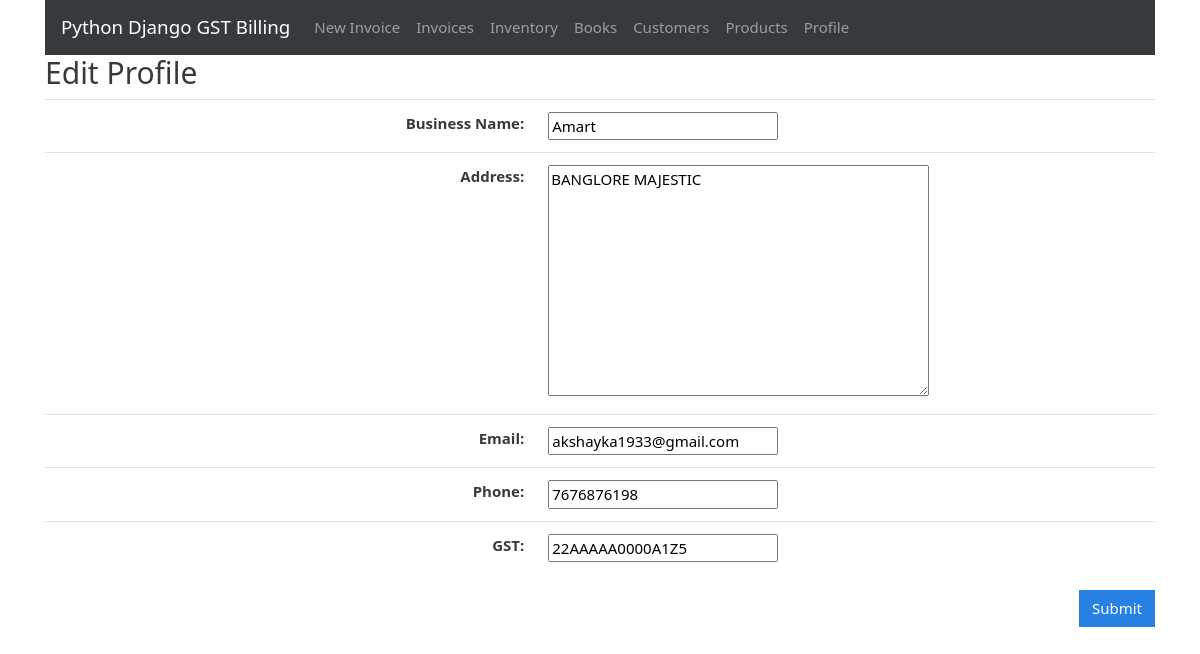
Screenshot of /profile/edit (signed in) with the database file from the repository.
### gstbillingapp/models.py (models this page shows, shortened)
class UserProfile(models.Model):
    user = models.OneToOneField(User, on_delete=models.CASCADE)
    business_title = models.CharField(max_length=100, blank=True, null=True)
    business_address = models.TextField(max_length=400, blank=True, null=True)
    business_email = models.EmailField(blank=True, null=True)
    business_phone = models.CharField(max_length=20, blank=True, null=True)
    business_gst = models.CharField(max_length=15, blank=True, null=True)

### gstbillingapp/views.py (the view)
# urls.py: path('profile/edit', views.user_profile_edit, name='user_profile_edit'),
@login_required
def user_profile_edit(request):
    context = {}
    user_profile = get_object_or_404(UserProfile, user=request.user)
    context['user_profile_form'] = UserProfileForm(instance=user_profile)
    if request.method == "POST":
        user_profile_form = UserProfileForm(request.POST, instance=user_profile)
        user_profile_form.save()
        return redirect('user_profile')
    return render(request, 'gstbillingapp/user_profile_edit.html', context)

### gstbillingapp/forms.py
class UserProfileForm(ModelForm):
    def __init__(self, *args, **kwargs):
        super(UserProfileForm, self).__init__(*args, **kwargs)
        self.fields['business_title'].required = True
    class Meta:
        model = UserProfile
        fields = ['business_title', 'business_address', 'business_email', 'business_phone', 'business_gst']

### gstbillingapp/templates/gstbillingapp/user_profile_edit.html (shortened to what this page needs)
{% extends "gstbillingapp/base.html" %}
{% load static %}
{% block content %}
<h2>Edit Profile</h2>
<form method="POST">
	<table class="table">
		<tbody class="two-col-form">
			<tr>
				<th scope="row" class="text-right">Business Name:</th>
				<td class="form-input-td customer_search_area">{{user_profile_form.business_title}}</td>
			</tr>
			<tr>
				<th scope="row" class="text-right">Address:</th>
				<td class="form-input-td">{{user_profile_form.business_address}}</td>
			</tr>
			<tr>
				<th scope="row" class="text-right">Email:</th>
				<td class="form-input-td">{{user_profile_form.business_email}}</td>
			</tr>
			<tr>
				<th scope="row" class="text-right">Phone:</th>
				<td class="form-input-td">{{user_profile_form.business_phone}}</td>
			</tr>
			<tr>
				<th scope="row" class="text-right">GST:</th>
				<td class="form-input-td" pattern="([A-Za-z0-9]{15})|(^$)">{{user_profile_form.business_gst}}</td>
			</tr>
		</tbody>
	</table>
	<input type="submit" class="btn btn-primary float-right" value="Submit">
</form>
{% endblock %}

### gstbillingapp/static/gstbillingapp/main.css (style rules this page uses)
.two-col-form td, .two-col-form th { width: 25%; }

### rows the page displays
UserProfile: business_title "Amart", business_address "BANGLORE MAJESTIC", business_email "akshayka1933@gmail.com", business_phone "7676876198", business_gst "22AAAAA0000A1Z5"
